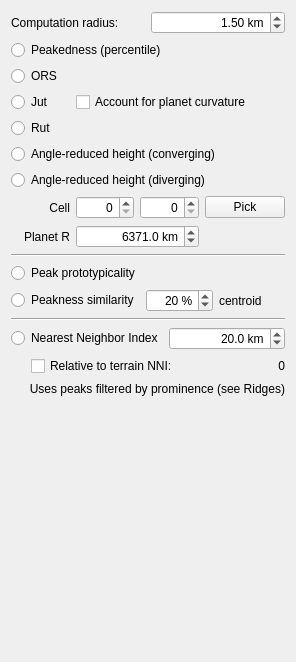
          <widget class="QWidget" name="pageOrometry">
           <property name="geometry">
            <rect>
             <x>0</x>
             <y>0</y>
             <width>296</width>
             <height>662</height>
            </rect>
           </property>
           <attribute name="label">
            <string>Orometry</string>
           </attribute>
           <layout class="QVBoxLayout" name="verticalLayout_13">
            <item>
             <layout class="QHBoxLayout" name="horizontalLayout_12">
              <item>
               <widget class="QLabel" name="label_15">
                <property name="text">
                 <string>Computation radius: </string>
                </property>
               </widget>
              </item>
              <item>
               <widget class="QDoubleSpinBox" name="dem_orometryRadius">
                <property name="alignment">
                 <set>Qt::AlignRight|Qt::AlignTrailing|Qt::AlignVCenter</set>
                </property>
                <property name="suffix">
                 <string> km</string>
                </property>
                <property name="decimals">
                 <number>2</number>
                </property>
                <property name="maximum">
                 <double>1000.000000000000000</double>
                </property>
                <property name="value">
                 <double>1.500000000000000</double>
                </property>
               </widget>
              </item>
             </layout>
            </item>
            <item>
             <widget class="QRadioButton" name="dem_peakedness">
              <property name="text">
               <string>Peakedness (percentile)</string>
              </property>
             </widget>
            </item>
            <item>
             <widget class="QRadioButton" name="dem_ors">
              <property name="text">
               <string>ORS</string>
              </property>
             </widget>
            </item>
            <item>
             <layout class="QGridLayout" name="gridLayout_3">
              <item row="0" column="0">
               <widget class="QRadioButton" name="dem_jut">
                <property name="text">
                 <string>Jut</string>
                </property>
               </widget>
              </item>
              <item row="0" column="1" colspan="3">
               <widget class="QCheckBox" name="dem_jut_curvature">
                <property name="text">
                 <string>Account for planet curvature</string>
                </property>
               </widget>
              </item>
              <item row="1" column="0">
               <widget class="QRadioButton" name="dem_rut">
                <property name="text">
                 <string>Rut</string>
                </property>
               </widget>
              </item>
              <item row="2" column="0" colspan="4">
               <widget class="QRadioButton" name="dem_zreduced_converging">
                <property name="text">
                 <string>Angle-reduced height (converging)</string>
                </property>
               </widget>
              </item>
              <item row="3" column="0" colspan="4">
               <widget class="QRadioButton" name="dem_zreduced_diverging">
                <property name="text">
                 <string>Angle-reduced height (diverging)</string>
                </property>
               </widget>
              </item>
              <item row="5" column="0">
               <widget class="QLabel" name="label_46">
                <property name="text">
                 <string>Planet R</string>
                </property>
                <property name="alignment">
                 <set>Qt::AlignRight|Qt::AlignTrailing|Qt::AlignVCenter</set>
                </property>
               </widget>
              </item>
              <item row="4" column="0">
               <widget class="QLabel" name="label_50">
                <property name="text">
                 <string>Cell</string>
                </property>
                <property name="alignment">
                 <set>Qt::AlignRight|Qt::AlignTrailing|Qt::AlignVCenter</set>
                </property>
               </widget>
              </item>
              <item row="4" column="1">
               <widget class="QSpinBox" name="dem_zreduced_x">
                <property name="alignment">
                 <set>Qt::AlignRight|Qt::AlignTrailing|Qt::AlignVCenter</set>
                </property>
               </widget>
              </item>
              <item row="4" column="2">
               <widget class="QSpinBox" name="dem_zreduced_y">
                <property name="alignment">
                 <set>Qt::AlignRight|Qt::AlignTrailing|Qt::AlignVCenter</set>
                </property>
               </widget>
              </item>
              <item row="5" column="1" colspan="2">
               <widget class="QDoubleSpinBox" name="dem_jut_planetR">
                <property name="alignment">
                 <set>Qt::AlignRight|Qt::AlignTrailing|Qt::AlignVCenter</set>
                </property>
                <property name="suffix">
                 <string> km</string>
                </property>
                <property name="decimals">
                 <number>1</number>
                </property>
                <property name="maximum">
                 <double>100000.000000000000000</double>
                </property>
                <property name="value">
                 <double>6371.000000000000000</double>
                </property>
               </widget>
              </item>
              <item row="4" column="3">
               <widget class="QPushButton" name="btn_pickZReduced">
                <property name="text">
                 <string>Pick</string>
                </property>
                <property name="checkable">
                 <bool>true</bool>
                </property>
               </widget>
              </item>
             </layout>
            </item>
            <item>
             <widget class="Line" name="line_5">
              <property name="orientation">
               <enum>Qt::Horizontal</enum>
              </property>
             </widget>
            </item>
            <item>
             <layout class="QGridLayout" name="gridLayout_9">
              <item row="0" column="0">
               <widget class="QRadioButton" name="dem_deng2008_peakProto">
                <property name="text">
                 <string>Peak prototypicality</string>
                </property>
               </widget>
              </item>
              <item row="1" column="0">
               <widget class="QRadioButton" name="dem_deng2008_peakSimil">
                <property name="text">
                 <string>Peakness similarity</string>
                </property>
               </widget>
              </item>
              <item row="1" column="1">
               <widget class="QDoubleSpinBox" name="dem_deng2008_peakPercent">
                <property name="alignment">
                 <set>Qt::AlignRight|Qt::AlignTrailing|Qt::AlignVCenter</set>
                </property>
                <property name="suffix">
                 <string> %</string>
                </property>
                <property name="decimals">
                 <number>0</number>
                </property>
                <property name="maximum">
                 <double>100.000000000000000</double>
                </property>
                <property name="singleStep">
                 <double>5.000000000000000</double>
                </property>
                <property name="value">
                 <double>20.000000000000000</double>
                </property>
               </widget>
              </item>
              <item row="1" column="2">
               <widget class="QLabel" name="label_20">
                <property name="text">
                 <string>centroid</string>
                </property>
               </widget>
              </item>
             </layout>
            </item>
            <item>
             <widget class="Line" name="line_6">
              <property name="orientation">
               <enum>Qt::Horizontal</enum>
              </property>
             </widget>
            </item>
            <item>
             <layout class="QHBoxLayout" name="horizontalLayout_7">
              <item>
               <widget class="QRadioButton" name="dem_nni">
                <property name="text">
                 <string>Nearest Neighbor Index</string>
                </property>
               </widget>
              </item>
              <item>
               <widget class="QDoubleSpinBox" name="dem_nni_radius">
                <property name="alignment">
                 <set>Qt::AlignRight|Qt::AlignTrailing|Qt::AlignVCenter</set>
                </property>
                <property name="suffix">
                 <string> km</string>
                </property>
                <property name="decimals">
                 <number>1</number>
                </property>
                <property name="minimum">
                 <double>1.000000000000000</double>
                </property>
                <property name="maximum">
                 <double>100.000000000000000</double>
                </property>
                <property name="value">
                 <double>20.000000000000000</double>
                </property>
               </widget>
              </item>
             </layout>
            </item>
            <item>
             <layout class="QHBoxLayout" name="horizontalLayout_46">
              <property name="leftMargin">
               <number>20</number>
              </property>
              <item>
               <widget class="QCheckBox" name="dem_nni_relative">
                <property name="toolTipDuration">
                 <number>-2</number>
                </property>
                <property name="text">
                 <string>Relative to terrain NNI: </string>
                </property>
               </widget>
              </item>
              <item>
               <widget class="QLabel" name="labelTerrainNNI">
                <property name="text">
                 <string>0</string>
                </property>
                <property name="alignment">
                 <set>Qt::AlignRight|Qt::AlignTrailing|Qt::AlignVCenter</set>
                </property>
               </widget>
              </item>
             </layout>
            </item>
            <item>
             <widget class="QLabel" name="label_53">
              <property name="text">
               <string>Uses peaks filtered by prominence (see Ridges)</string>
              </property>
              <property name="alignment">
               <set>Qt::AlignRight|Qt::AlignTrailing|Qt::AlignVCenter</set>
              </property>
             </widget>
            </item>
            <item>
             <spacer name="verticalSpacer_3">
              <property name="orientation">
               <enum>Qt::Vertical</enum>
              </property>
              <property name="sizeHint" stdset="0">
               <size>
                <width>20</width>
                <height>40</height>
               </size>
              </property>
             </spacer>
            </item>
           </layout>
          </widget>
